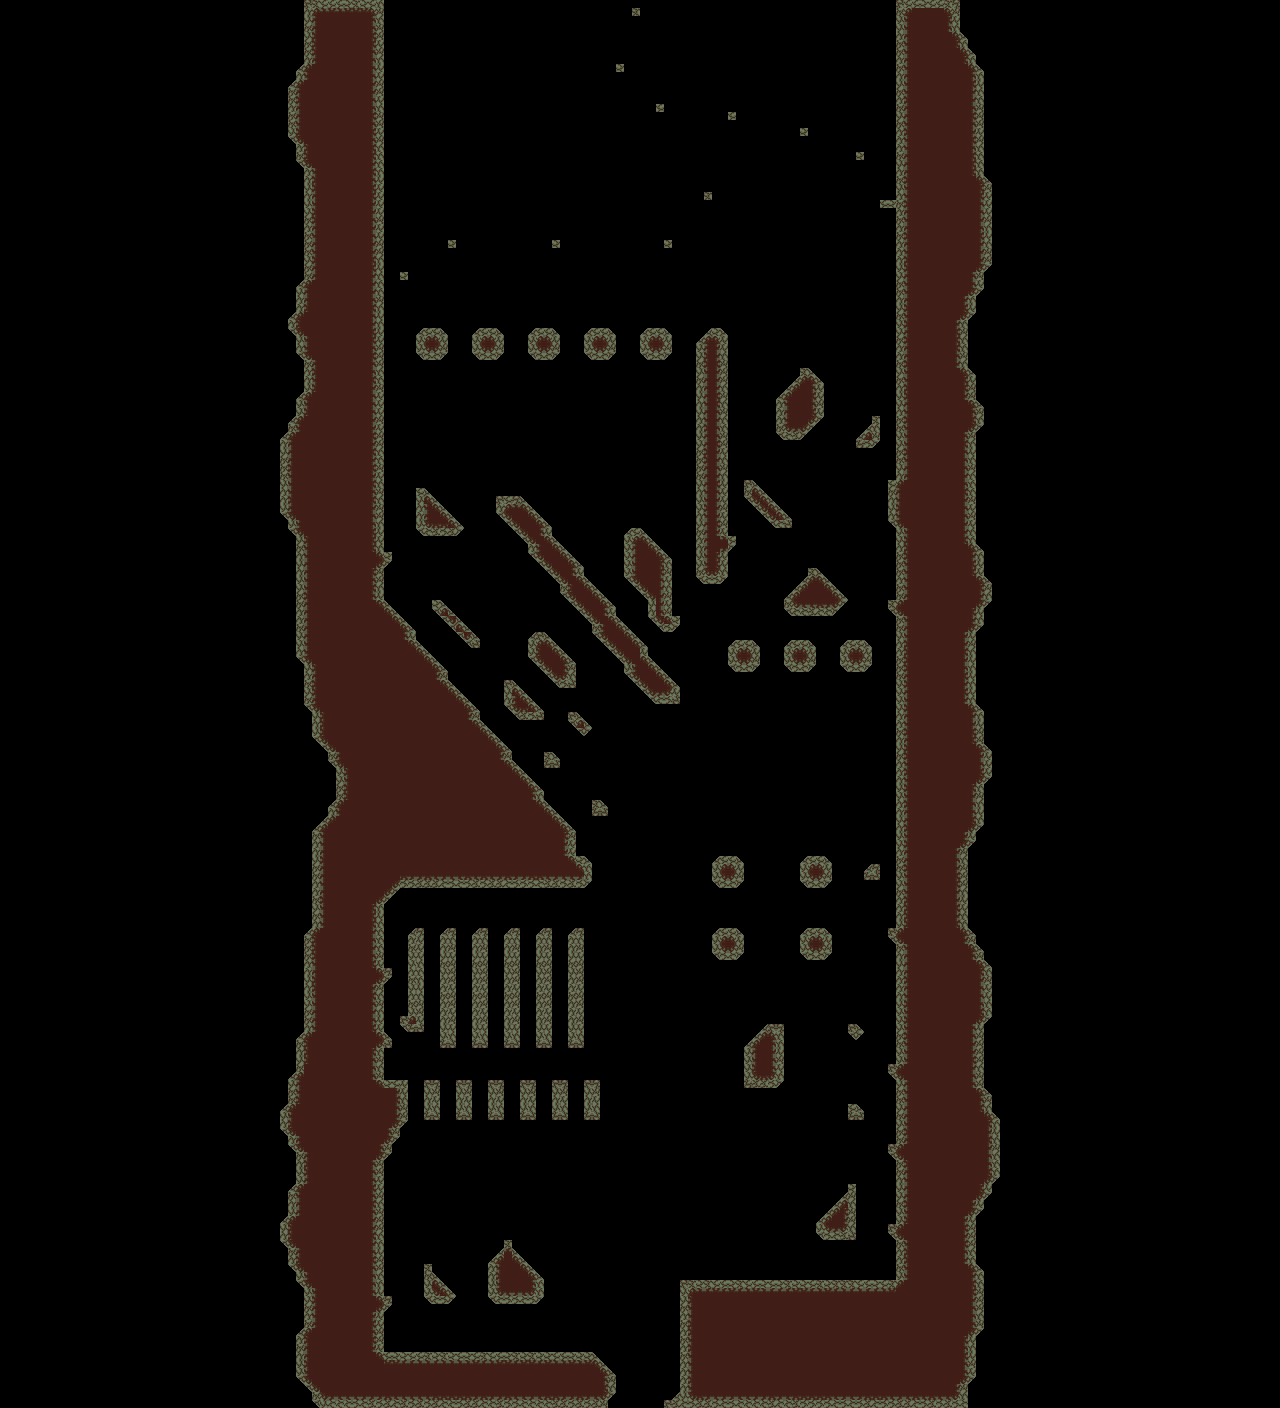

Rendered tile map (Tiled .tmx) drawn with the repository's tilesets; below, a short description and the map source with its tile grids summarised:
An orthogonal 160x176 tile map with 8x8 px tiles, 1 tile layer (Tile Layer 1), 2 tilesets.

<map version="1.2" tiledversion="1.3.1" orientation="orthogonal" renderorder="right-down" compressionlevel="0" width="160" height="176" tilewidth="8" tileheight="8" infinite="0" nextlayerid="2" nextobjectid="1">
 <tileset firstgid="1" source="../Images/testTileset.tsx" />
 <tileset firstgid="7" source="cosmicTileset1.tsx" />
 <layer id="1" name="Tile Layer 1" width="160" height="176">
  <data>[28160 cells, 6090 non-empty, 37 distinct tile ids]</data>
 </layer>
</map>
